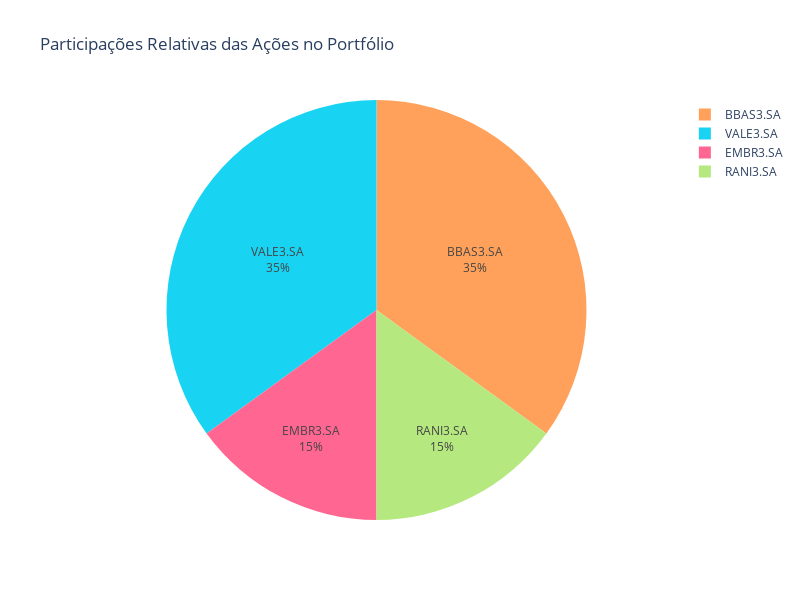

The notebook cell this image was saved under:
### Code cell
# Gráfico de pizza
fig = px.pie(
    df_pie,
    names='Ativo',
    values='Peso',
    title='Participações Relativas das Ações no Portfólio',
    color='Ativo',
    color_discrete_map=cores_personalizadas,
    width=800,
    height=600
)

fig.update_traces(textinfo='percent+label', hole=0)  # hole=0 remove o buraco

fig.show()

### Figure 1 — Plotly figure (JSON) as saved in the notebook; plotly's stock layout.template omitted (floating-point values rounded to 4 significant figures)
{"data": [{"customdata": [["BBAS3.SA"], ["VALE3.SA"], ["EMBR3.SA"], ["RANI3.SA"]], "domain": {"x": [0, 1], "y": [0, 1]}, "hole": 0, "hovertemplate": "Ativo=%{customdata[0]}<br>Peso=%{value}<extra></extra>", "labels": ["BBAS3.SA", "VALE3.SA", "EMBR3.SA", "RANI3.SA"], "legendgroup": "", "marker": {"colors": ["#FFA15A", "#19d3f3", "#FF6692", "#B6E880"]}, "name": "", "showlegend": true, "textinfo": "percent+label", "type": "pie", "values": [0.35, 0.35, 0.15, 0.15]}], "layout": {"height": 600, "legend": {"tracegroupgap": 0}, "title": {"text": "Participações Relativas das Ações no Portfólio"}, "width": 800}}
